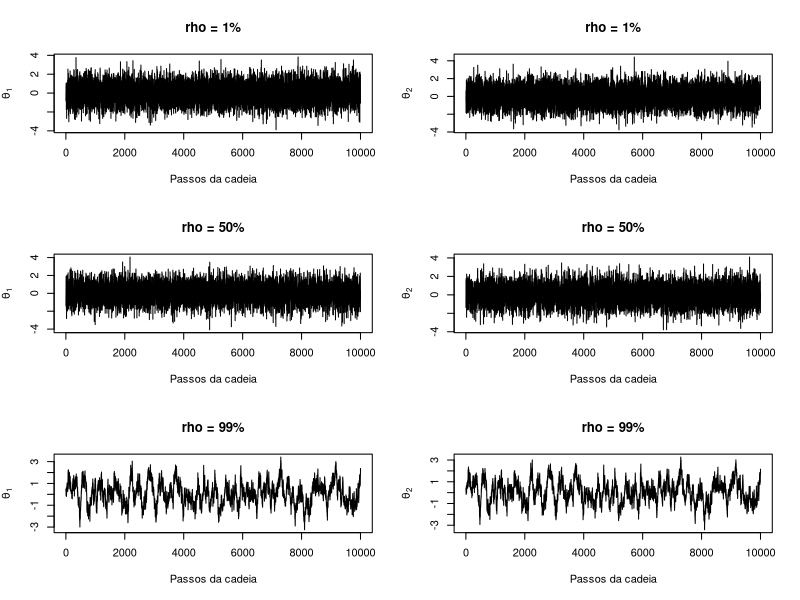
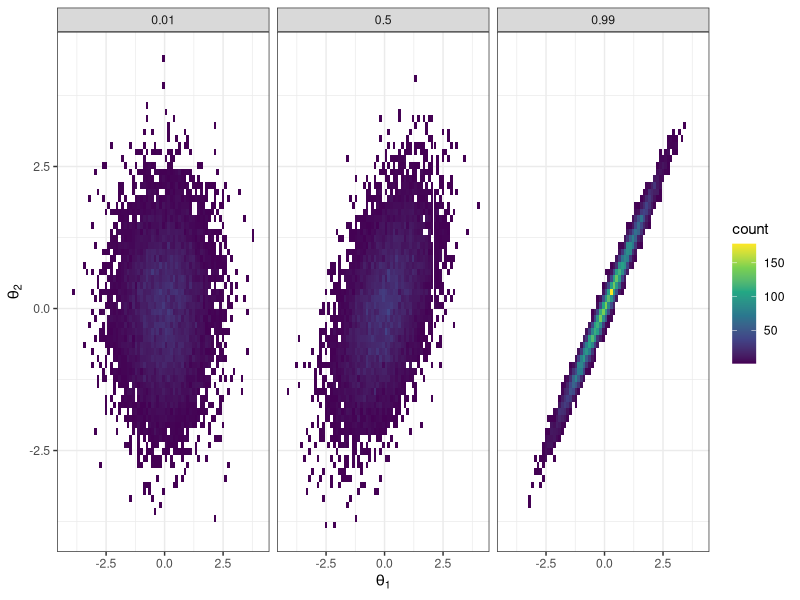
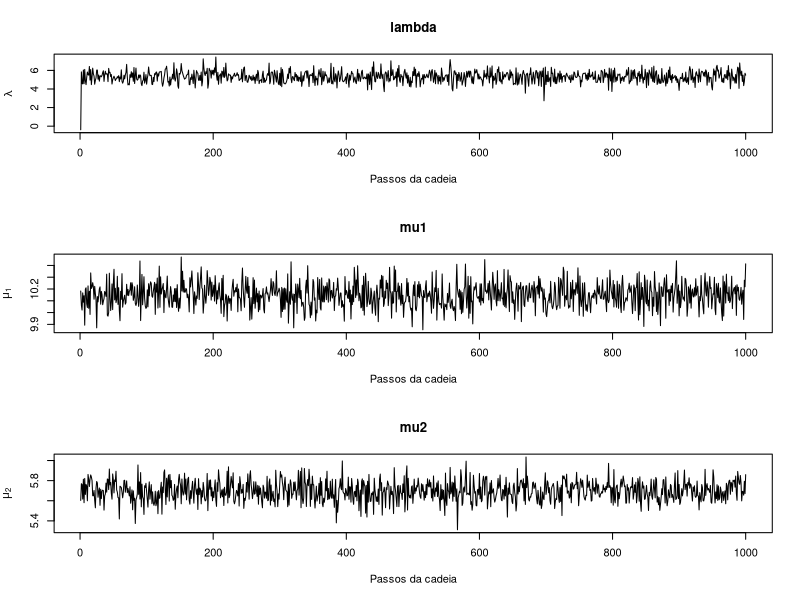
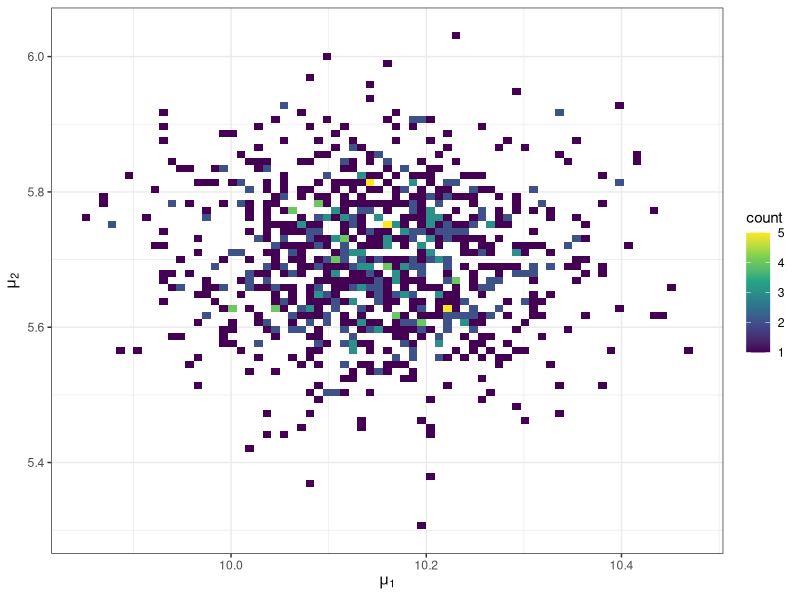
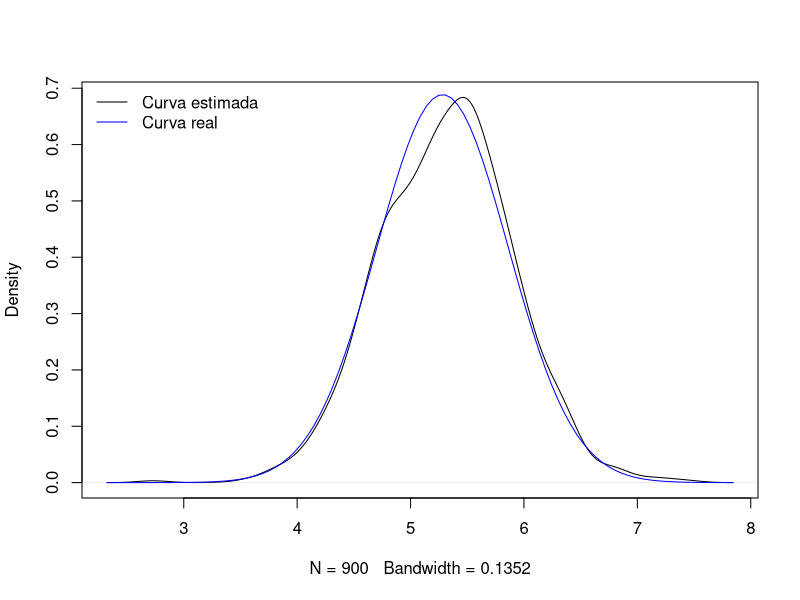
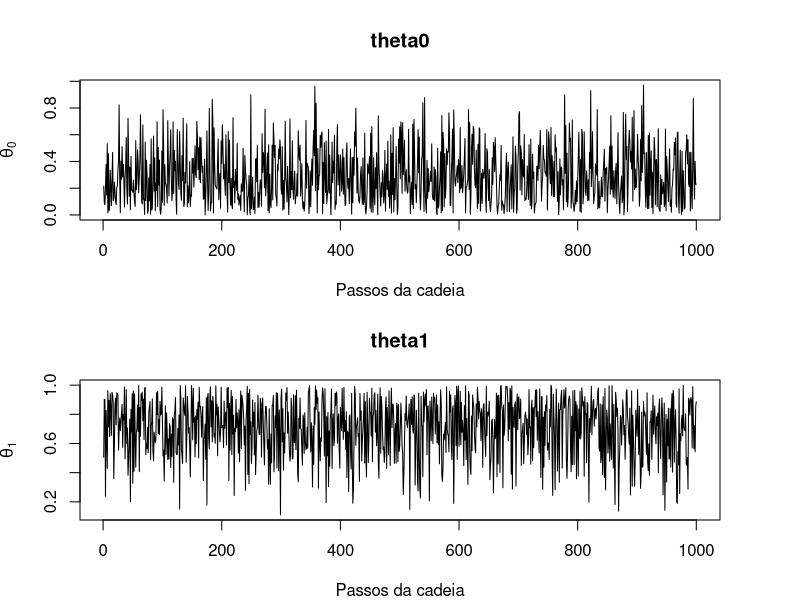
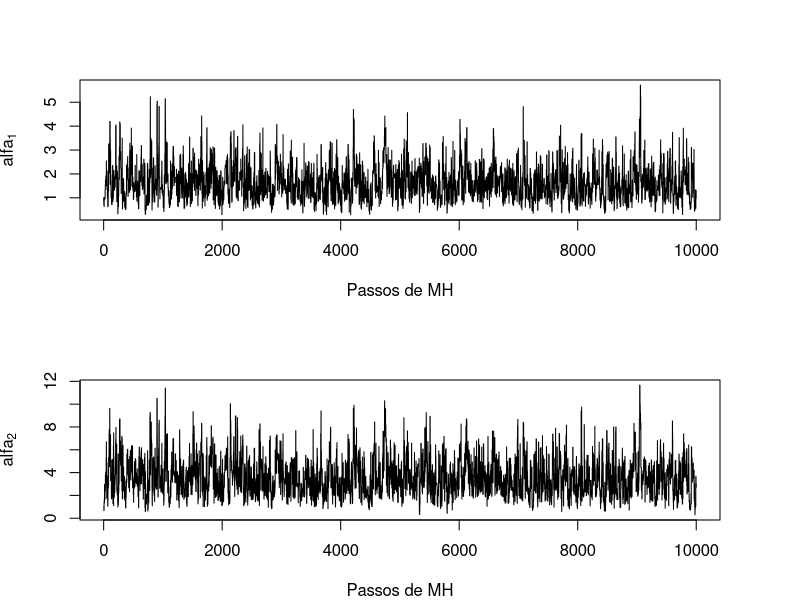
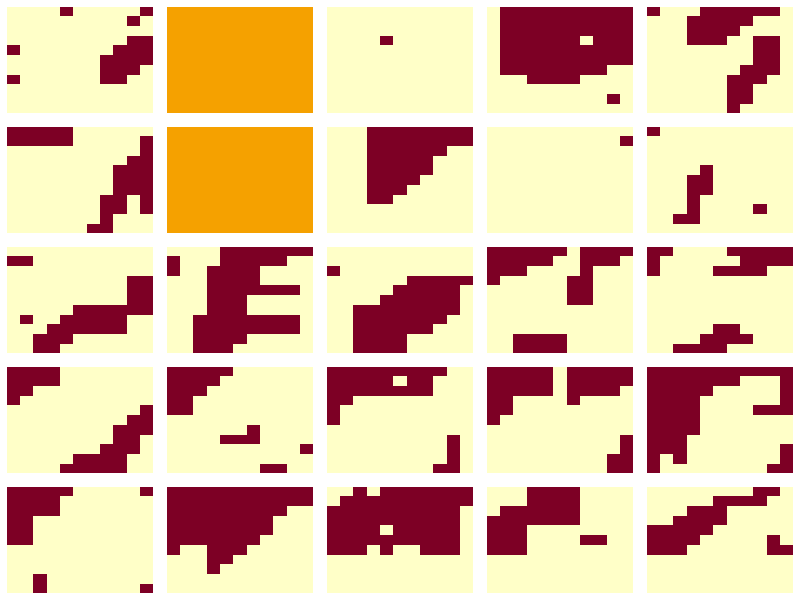

These charts were generated, in order, by the following R code:
###############################################################################
###############################################################################
###########                                                         ###########
########### Lista Fixacao 2 - Metodos Computacionalmente Intensivos ###########
###########                                                         ###########
###############################################################################
###############################################################################

# Semestre: 2/2021
# Monitor: Rodrigo Ferrari Lucas Lassance
# Lista: https://www.overleaf.com/project/6123a4be8e1e62ce6f6cfcae


###############################################################################
#######################   Questao 1 - Gibbs c/ Normal   #######################
###############################################################################

##(a)
#theta2 | theta1 ~ N(theta1*rho, 1-rho^2)

##(b)
gibbs_normal <- function(M, rho, theta.ini = c(0,0)){
  
  #Criando os theta's
  theta1 <- theta2 <- numeric()
  
  #Adicionando o valor de inicialização
  theta1[1] <- theta.ini[1]
  theta2[1] <- theta.ini[2]
  
  #Gerando os novos valores via Gibbs
  for(i in 2:(M+1)){
    #theta1 -> theta2
    theta2[i] <- rnorm(1, theta1[i-1]*rho, sqrt(1 - rho^2))
    #theta2 -> theta1
    theta1[i] <- rnorm(1, theta2[i]*rho, sqrt(1 - rho^2)) #Sempre o valor mais recente
  }
  
  #Removendo os valores iniciais
  theta1 <- theta1[-1]
  theta2 <- theta2[-1]
  
  return(data.frame(theta1 = theta1, theta2 = theta2))
}

rhos <- c(.01, .5, .99) #Valores de rho de interesse
M <- 10000 #Numeros de simulacoes
cadeias <- list()
for(rho in rhos){
  Valor <- paste('rho = ', rho*100, '%', sep = '') #Nome para a lista
  cadeias[[Valor]] <- gibbs_normal(M, rho, theta.ini = c(0,0))
}

#Plot de cada configuracao
par(mfrow = c(3,2))
for(i in 1:3){
  #Convergencia de theta1
  plot(cadeias[[i]][,1], type = 'l', main = names(cadeias)[i],
       xlab = "Passos da cadeia", ylab = expression(theta[1]))
  #Convergencia de theta2
  plot(cadeias[[i]][,2], type = 'l', main = names(cadeias)[i],
       xlab = "Passos da cadeia", ylab = expression(theta[2]))
}
library(ggplot2)
library(dplyr)
#Distribuicao conjunta
conjunta <- bind_rows(cadeias)
conjunta$rho <- c(rep(.01,M), rep(.5,M), rep(.99,M))
ggplot(conjunta, aes(x=theta1, y=theta2) ) +
  geom_bin2d(bins = 70) +
  scale_fill_continuous(type = "viridis") +
  theme_bw() +
  xlab(expression(theta[1])) +
  ylab(expression(theta[2])) +
  facet_wrap(~ rho)


##(c)
# O amostrador mais eficiente foi o terceiro, visto que
# esta mais concentrado. Isso faz sentido, ja que rho eh
# maior, portanto um parametro carrega mais informacao
# acerca do estado do outro




################################################################################
###################   Questao 2 - Gibbs hierarquico Normal   ###################
################################################################################

#(a)
##lambda | . ~ N[(mu1+mu2)/3, 1/3]
##mu1 | . ~ N[(n1*x1.barra + lambda)/(n1+1), 1/(n1+1)]
##mu2 | . ~ N[(n2*x2.barra + lambda)/(n2+1), 1/(n2+1)]


#(b)
gibbs_normal_hier <- function(M, x1.barra, x2.barra, n1, n2, parm.init = c(0,0,0)){
  lambda <- mu1 <- mu2 <- numeric()
  
  #Atribuindo os valores iniciais
  lambda[1] <- parm.init[1]
  mu1[1] <- parm.init[2]
  mu2[1] <- parm.init[3]
  
  #Atualizando os parametros
  for(i in 2:(M+1)){
    lambda[i] <- rnorm(1, (mu1[i-1]+mu2[i-1])/3, sqrt(1/3))
    mu1[i] <- rnorm(1, (n1*x1.barra + lambda[i])/(n1+1), sqrt(1/(n1+1)))
    mu2[i] <- rnorm(1, (n2*x2.barra + lambda[i])/(n2+1), sqrt(1/(n2+1)))
  }
  
  #Removendo valores iniciais
  lambda <- lambda[-1]
  mu1 <- mu1[-1]
  mu2 <- mu2[-1]
  
  return(data.frame(lambda = lambda, mu1 = mu1, mu2 = mu2))
}

x1.barra <- 10.2
x2.barra <- 5.7
n1 <- n2 <- 100
M <- 1000

cadeia <- gibbs_normal_hier(M, x1.barra, x2.barra, n1, n2)

par(mfrow = c(3,1))
##Convergencia de lambda
plot(cadeia[,1], type = 'l', main = names(cadeia)[1],
     xlab = "Passos da cadeia", ylab = expression(lambda))
##Convergencia de mu1
plot(cadeia[,2], type = 'l', main = names(cadeia)[2],
     xlab = "Passos da cadeia", ylab = expression(mu[1]))
##Convergencia de theta2
plot(cadeia[,3], type = 'l', main = names(cadeia)[3],
     xlab = "Passos da cadeia", ylab = expression(mu[2]))

##Distribuicao conjunta dos mu's
ggplot(cadeia, aes(x=mu1, y=mu2) ) +
  geom_bin2d(bins = 70) +
  scale_fill_continuous(type = "viridis") +
  theme_bw() +
  xlab(expression(mu[1])) +
  ylab(expression(mu[2]))
cor(cadeia$mu1, cadeia$mu2) #Baixa ou nenhuma correlacao entre as amostras

#(c)
##lambda|x ~ N(m, v)
##d = 3*n1*n2 + 2*(n1+n2) + 1
##m = (n1*x1.barra*(n2+1) + n2*x2.barra*(n1+1))/d
##v = (n1+1)*(n2+1)/d

x1.barra <- 10.2
x2.barra <- 5.7
n1 <- n2 <- 100

d = 3*n1*n2 + 2*(n1+n2) + 1
m = (n1*x1.barra*(n2+1) + n2*x2.barra*(n1+1))/d
v = (n1+1)*(n2+1)/d

c(mean(cadeia$lambda[-(1:100)]), m)
c(var(cadeia$lambda[-(1:100)]), v)

par(mfrow = c(1,1))
plot(density(cadeia$lambda[-(1:100)]), main = "")
curve(dnorm(x, mean = m, sd = sqrt(v)), col='blue', add=T)
legend("topleft", c("Curva estimada", "Curva real"), lty = 1,
       col = c('black', 'blue'), bty = 'n')



###############################################################################
####################   Questao 3 - Gibbs c/ Ber/Beta/Ber   ####################
###############################################################################
#Passo 1: simular X4 e X6 de uma Ber(0.5)
#Se X4 = 0 e X6 = 0, theta0 ~ Beta(2, 4) e theta1 ~ Beta(3, 1)
#Se X4 = 0 e X6 = 1, theta0 ~ Beta(2, 3) e theta1 ~ Beta(3, 2)
#Se X4 = 1 e X6 = 0, theta0 ~ Beta(1, 4) e theta1 ~ Beta(4, 1)
#Se X4 = 1 e X6 = 1, theta0 ~ Beta(1, 3) e theta1 ~ Beta(4, 2)

#Para este caso, nao preciso de um valor inicial pois theta0 e theta1 sao
#condicionalmente independentes
Gibbs_BerBeta <- function(M){
  theta0 <- theta1 <- numeric()
  for(i in 1:M){
    X <- rbinom(2,1,.5)
    if(X[1] == 0 & X[2] == 0){
      theta0[i] <- rbeta(1,2,4)
      theta1[i] <- rbeta(1,3,1)
    } else if(X[1] == 0 & X[2] == 1){
      theta0[i] <- rbeta(1,2,3)
      theta1[i] <- rbeta(1,3,2)
    } else if(X[1] == 1 & X[2] == 0){
      theta0[i] <- rbeta(1,1,4)
      theta1[i] <- rbeta(1,4,1)
    } else{
      theta0[i] <- rbeta(1,1,3)
      theta1[i] <- rbeta(1,4,2)
    }
  }
  return(data.frame(theta0 = theta0, theta1 = theta1))
}

cadeia_theta <- Gibbs_BerBeta(M = 1000)

par(mfrow = c(2,1), mar = c(4,4,4,4))
##Convergencia de theta0
plot(cadeia_theta[,1], type = 'l', main = names(cadeia_theta)[1],
     xlab = "Passos da cadeia", ylab = expression(theta[0]))
##Convergencia de theta1
plot(cadeia_theta[,2], type = 'l', main = names(cadeia_theta)[2],
     xlab = "Passos da cadeia", ylab = expression(theta[1]))



###############################################################################
#######################   Questao 4 - Gibbs Beta/Gama   #######################
###############################################################################

MH_beta_gama <- function(M, x, parm.init = c(1,1), st.dev = c(.1,.1)){
  alfa1 <- alfa2 <- numeric()
  
  #Atribuindo os valores iniciais
  alfa1[1] <- parm.init[1]
  alfa2[1] <- parm.init[2]
  
  lvero <- function(x, a1, a2) sum(dbeta(x,a1,a2, log=T))
  
  conta <- c(0,0)
  
  #Iniciando MH
  for(i in 2:(M+1)){
    #Passo de alfa1
    alfa1.prop <- exp(rnorm(1, log(alfa1[i-1]), st.dev[1]))
    lrazao <- lvero(x, alfa1.prop, alfa2[i-1]) - lvero(x, alfa1[i-1], alfa2[i-1]) + #Verossimilhanca
      dgamma(alfa1.prop, 1, 1, log = T) - dgamma(alfa1[i-1], 1, 1, log = T) + #Priori
      log(alfa1.prop) - log(alfa1[i-1]) #Passo de MH
    ##Aceite
    ifelse(lrazao > log(runif(1)),
           c(alfa1[i] <- alfa1.prop, conta[1] <- conta[1] + 1),
           alfa1[i] <- alfa1[i-1])
    
    #Passo de alfa2
    alfa2.prop <- exp(rnorm(1, log(alfa2[i-1]), st.dev[2]))
    lrazao <- lvero(x, alfa1[i], alfa2.prop) - lvero(x, alfa1[i], alfa2[i-1]) + #Verossimilhanca
      dgamma(alfa2.prop, 1, 1, log = T) - dgamma(alfa2[i-1], 1, 1, log = T) + #Priori
      log(alfa2.prop) - log(alfa2[i-1]) #Passo de MH
    ##Aceite
    ifelse(lrazao > log(runif(1)),
           c(alfa2[i] <- alfa2.prop, conta[2] <- conta[2] + 1),
           alfa2[i] <- alfa2[i-1])
  }
  return(list(aceita = conta/M, cadeias = data.frame(alfa1, alfa2)))
}

x = c(0.21,0.35,0.23,0.27,0.31,0.29,0.24)
resultado <- MH_beta_gama(M = 10000, x, st.dev = c(.8,.8))

resultado$aceita #Checar se a taxa de aceitacao eh adequada

par(mfrow = c(2,1))
plot(resultado$cadeia$alfa1, ylab = expression(alfa[1]), xlab = "Passos de MH",
     type = 'l')
plot(resultado$cadeia$alfa2, ylab = expression(alfa[2]), xlab = "Passos de MH",
     type = 'l')



###############################################################################
#######################   Questao 5 - Gibbs p/ Imagem   #######################
###############################################################################
library(dplyr)

A <- 0:10

#Gera uma lista dos vizinhos de cada coordenada
vizinhos <- function(A){
  min.A <- min(A)
  max.A <- max(A)
  df <- data.frame(i=as.numeric(),
                   j=as.numeric(),
                   viz_i=as.numeric(),
                   viz_j=as.numeric())
  for(i in A){
    for(j in A){
      mexe.i <- c(i-1, i, i, i+1)
      mexe.j <- c(j, j-1, j+1, j)
      checa.viz <- which(mexe.i >= min.A & mexe.i <= max.A &
                         mexe.j >= min.A & mexe.j <= max.A)
      mexe.i <- mexe.i[checa.viz]
      mexe.j <- mexe.j[checa.viz]
      casos <- length(mexe.i)
      df <- bind_rows(df,
                      data.frame(i = rep(i, casos), j = rep(j, casos),
                                 viz_i = mexe.i, viz_j = mexe.j)
                      )
    }
  }
  return(df)
}

#Log da funcao de probabilidade sem constante de proporcionalidade
lprob_disc <- function(Z, lambda, i, j, viz, vals_Z){
  #Identificando os vizinhos
  viz_Z <- viz[which(viz[,1] == i & viz[,2] == j), 3:4]
  #Numero de vizinhos
  n_viz <- dim(viz_Z)[2]
  #Acumulando valores dos vizinhos
  soma_viz <- 0
  for(k in 1:n_viz){
    soma_viz <- soma_viz + Z[viz_Z[k,1] + 1, viz_Z[k,2] + 1]
  }
  return(-(4*lambda*n_viz)*(vals_Z - soma_viz/n_viz)^2/2)
}

#Log da funcao de densidade sem constante de proporcionalidade
lprob_cont <- function(Z, lambda, i, j, viz){
  #Identificando os vizinhos
  viz_Z <- viz[which(viz[,1] == i & viz[,2] == j), 3:4]
  #Numero de vizinhos
  n_viz <- dim(viz_Z)[1]
  #Acumulando valores dos vizinhos
  soma_viz <- 0
  for(k in 1:n_viz){
    soma_viz <- soma_viz + Z[viz_Z[k,1] + 1, viz_Z[k,2] + 1]
  }
  return(-(4*lambda*n_viz)*(Z[i,j] - soma_viz/n_viz)^2/2)
}


##(a)
Gibbs_discreto <- function(M, lambda, A, vals_Z = 0:1){
  #Aspectos de A
  tam.A <- length(A)
  viz <- vizinhos(A)
  #Configuracoes iniciais
  Z <- array(NA, c(tam.A, tam.A, M+1))
  Z.novos <- matrix(sample(vals_Z,tam.A^2,replace = T), nrow = tam.A, ncol = tam.A)
  Z[,,1] <- Z.novos
  #Inicializando a cadeia
  for(k in 2:(M+1)){ #Nivel da iteracao
    for(i in 1:tam.A){ #Linha da imagem
      for(j in 1:tam.A){ #Coluna da imagem
        lvero <- lprob_disc(Z = Z.novos, lambda, i-1, j-1, viz, vals_Z) #Coleta sua vero
        vero <- exp(lvero)
        probs = vero/sum(vero)
        Z.novos[i,j] <- sample(vals_Z, 1, prob = probs)
      }
    }
    Z[,,k] <- Z.novos
  }
  #Removendo o prmeiro caso
  Z <- Z[,,-1]
  return(Z)
}

m <- 5
cadeia_binaria <- Gibbs_discreto(M = m^2, lambda = 1, A = 0:10, vals_Z = 0:1)

par(mar=c(.5, .5, .5, .5), mfrow = c(m,m))
for(i in 1:dim(cadeia_binaria)[3]){
  image(cadeia_binaria[,,i], useRaster=TRUE, axes=FALSE)
}


##(b)
m <- 5
cadeia_gray <- Gibbs_discreto(M = m^2, lambda = 1, A = 0:10, vals_Z = 0:255)

par(mar=c(.5, .5, .5, .5), mfrow = c(m,m))
for(i in 1:dim(cadeia_binaria)[3]){
  image(cadeia_gray[,,i], useRaster=TRUE, axes=FALSE)
}

##(c)
Gibbs_continuo <- function(M, lambda, A){
  #Aspectos de A
  tam.A <- length(A)
  viz <- vizinhos(A)
  #Configuracoes iniciais
  Z <- array(NA, c(tam.A, tam.A, M+1))
  Z.novos <- matrix(0, nrow = tam.A, ncol = tam.A)
  Z[,,1] <- Z.novos
  #Inicializando a cadeia
  for(k in 2:(M+1)){ #Nivel da iteracao
    for(i in 1:tam.A){ #Linha da imagem
      for(j in 1:tam.A){ #Coluna da imagem
        #Identificando os vizinhos
        viz_Z <- viz[which(viz[,1] == i-1 & viz[,2] == j-1), 3:4]
        #Numero de vizinhos
        n_viz <- dim(viz_Z)[1]
        #Acumulando valores dos vizinhos
        soma_viz <- 0
        for(l in 1:n_viz){
          soma_viz <- soma_viz + Z.novos[viz_Z[l,1] + 1, viz_Z[l,2] + 1]
        }
        Z.novos[i,j] <- rnorm(1, soma_viz/n_viz, 1/sqrt(4*lambda*n_viz))
      }
    }
    Z[,,k] <- Z.novos
  }
  #Removendo o prmeiro caso
  Z <- Z[,,-1]
  return(Z)
}

n = 5
cadeia_cont <- Gibbs_continuo(M = 5^2, lambda = 1, A=0:10)

par(mar=c(.5, .5, .5, .5), mfrow = c(m,m))
for(i in 1:dim(cadeia_binaria)[3]){
  image(cadeia_cont[,,i], useRaster=TRUE, axes=FALSE)
}
